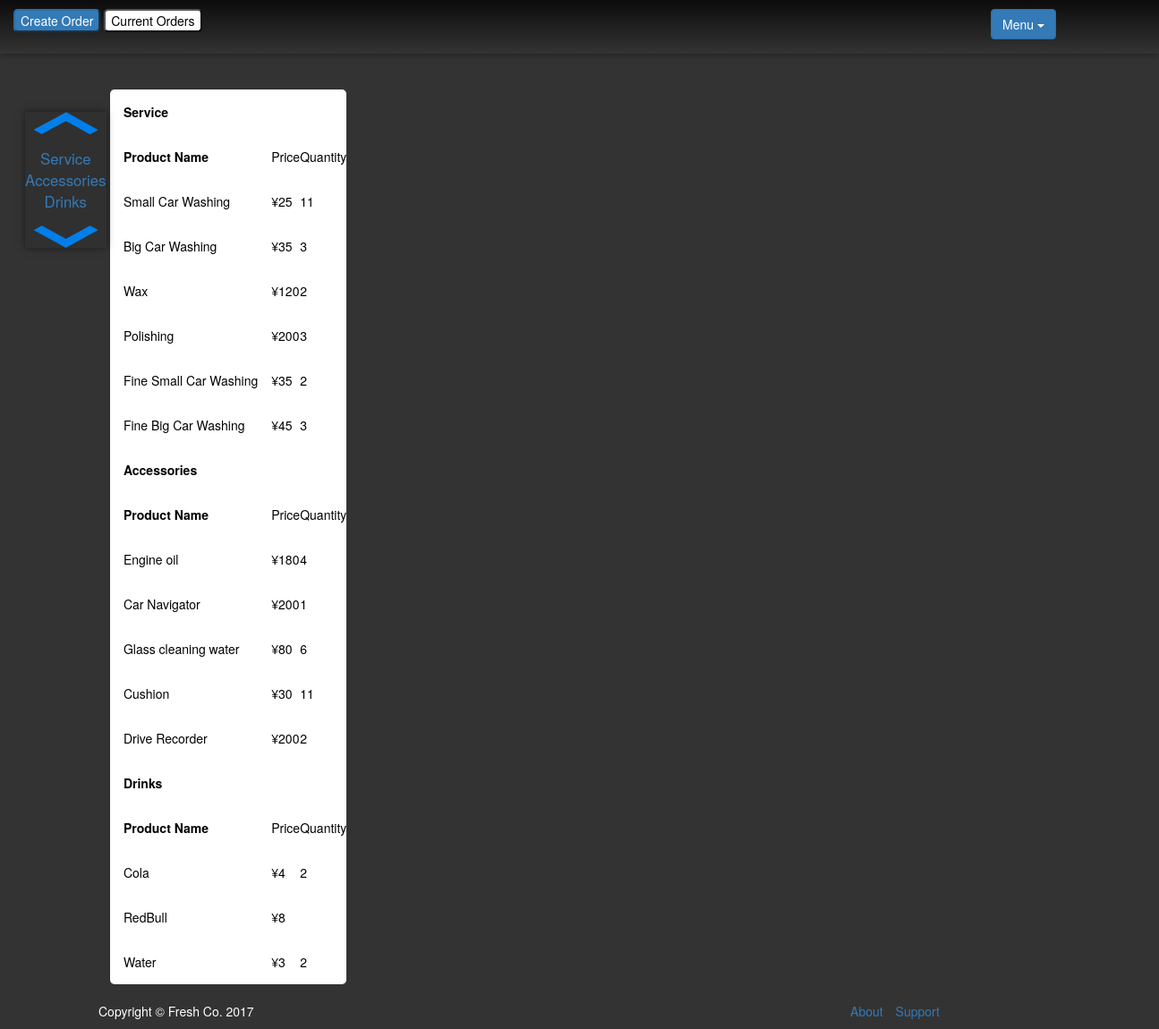
Screenshot of /admin/index.php?page=product&action=sold (signed in) with the database file from the repository.
### tables this page shows
CREATE TABLE IF NOT EXISTS `product_service` (
  `id` int(10) unsigned NOT NULL,
  `product_name` varchar(50) DEFAULT NULL,
  `Price` int(11) DEFAULT NULL,
  `type_id` int(11) DEFAULT NULL
);

### admin/inc/db.php (called while the page is built, shortened)
<?php
 class Mysql{
	function __construct(){
		$this->conn=$this->getConn();
	}
	function getConn(){
        $conn =  mysql_connect('localhost','root','0618') or die("Cannot connect to server".mysql_error());
        return $conn;
    }
	function fetch($result){
        $row = mysql_fetch_array($result);
        return $row;
    }
	function query($sql){
        $res = mysql_query($sql,$this->conn) or die(mysql_error());
		return $res;
	}
}
$mysql = new Mysql();
?>

### admin/product.php (the view, shortened to what this page needs)
<?php
if(isset($_GET['action'])){
	$action = $_GET['action'];
}else{
	$action = 'detail';
}
$sql_fcata = "select type_id,product_name from product_service where price IS NULL ORDER by type_id";
$result_fcata = $mysql->query($sql_fcata);
if($action == 'cata'){
?>
<div class="col-md-12 mainblocks">
	<div class='helptip' id='helptip' style="display:none;">
		<a class='label label-primary'>E</a> Edit /
		<a class='label label-danger'>X</a> Delete /
	</div>
	<table class ='table-stripped'>
		<thead>
			<th colspan='3'>Product catalogue:</th>
			<tr>
				<th>Catalogue ID</th>
				<th class='text-center'>Catalogue Name</th>
				<th class='text-right'>
					Operation <a href='javascript:void(0);' onclick="$('#helptip').toggle()" class="glyphicon glyphicon-question-sign icona"></a>
				</th>
			</tr>
		</thead>
		<tbody>
<?php
    while($row_fcata = $mysql->fetch($result_fcata)) {
        echo "<tr>
				<td>".$row_fcata['type_id']."</td>
				<td class='text-center'>".$row_fcata['product_name']." </td>
				<td class='text-right'>
					<a class='label label-primary' onclick=\"firm('Do you want to Edit this Product Type?','editCata{$row_fcata['type_id']}')\">E</a>
					<a class='label label-danger' onclick=\"firm('Do you want to Delete this Product Type and all of its sub product items?','deleteCata{$row_fcata['type_id']}')\">X</a>
				</td>
			</tr>";
		echo "<form action='index.php?page=product&action=new' method='post' id='editCata{$row_fcata['type_id']}'>
					<input type='hidden' name='origCataEdit' value='{$row_fcata['type_id']},{$row_fcata['product_name']}'/>
				</form>
				<form action='' method='post' id='deleteCata{$row_fcata['type_id']}'>
					<input type='hidden' name='origCataDel' value='{$row_fcata['type_id']}'/>
				</form>";
    }
?>
		</tbody>
	</table>
</div>
<?php
	if(isset($_POST['origCataDel'])){
			$sql_delproduct = "DELETE FROM product_service WHERE type_id = {$_POST['origCataDel']}";
			$mysql->query($sql_delproduct);
			echo "<script>window.location.href='index.php?page=product&action=cata';</script>";
		}
}else if($action == 'sold'){
	echo "<table class ='table-stripped'>";
	while($row_fcata = $mysql->fetch($result_fcata)) {
		$cata_id = $row_fcata['type_id'];
        $sql_finfo = "select id,s.product_name as product_name,s.price from product_service as s where s.type_id = ".$cata_id." and s.price IS NOT NULL;";
	    $result_finfo = $mysql->query($sql_finfo);
        echo "<th colspan='3' id=".$row_fcata['product_name'].">".$row_fcata['product_name']."</th>
				<tr>
					<td  class='text-centered'><b>Product Name</b></td>
					<td class='bold'>Price</td><td class='bold'>Quantity</td>
				</tr>";
		while($row_finfo = $mysql->fetch($result_finfo)) {
			echo "<tr>
					<td class='text-centered'>".$row_finfo['product_name']."</td>
					<td>&#165;".$row_finfo['price']." </td>";
            $productid = $row_finfo['id'];
            $sql_fquantity = "SELECT sum(quantity)as Quantity from order_product where product_id = ".$productid.";";
			$result_fquantity = $mysql->query($sql_fquantity);
  			while($row_fquantity = $mysql->fetch($result_fquantity)) {
		        echo "<td>".$row_fquantity['Quantity']."</td>
				</tr>";
		    }
	    }
    }echo "</table>";
}else if($action == 'new'){
	echo "<form action='submit.php' method='post'>
		<table>
			<th colspan='4'>
				<label>New Product&nbsp;<input type='radio' name='isCata' value='product' onclick='refresh()' checked>&nbsp; &nbsp;</label><label>&nbsp; &nbsp;
				New Product Category <input type='radio' name='isCata' value='cata' onclick='hideCata()'></label>
			</th>
		<script>
			function refresh(){
				window.location.href='index.php?page=product&action=new';
			}
			function hideCata(){
				var cata = document.getElementsByClassName('hideCata');
				document.getElementsByName('price')[0].required = false;
				for(var i = 0; i < cata.length;i++){
					cata[i].style.display = 'none';
				}
			}
		</script>";
	$sql_LastproductID = 'SELECT id FROM product_service ORDER BY id DESC LIMIT 1';
	$productId = $mysql->fetch($mysql->query($sql_LastproductID))[0]+1;
	echo"		<tr>
				<td class='bold' class='width-2'>Product ID</td>
				<td class='width-2'>
					<input type='number' name='origId' maxlength='6' value='$productId' disabled='disabled'/>
					<input type='hidden' name='cataId' value='$productId' />
				</td>
			</tr>
			<tr>
				<td class='bold'>Name<span class='req'> *</span></td>
				<td>
					<input type='text' maxlength='30' name='productName' required/>
				</td>
				<td class='bold'><span class='hideCata'>Product Type<span class='req'> *</span></span></td>
				<td class='width-4'><span class='hideCata'>
					<div style='margin-left:-200px;'><b>Catalogue:</b>
						<select name='productCata' class='width-6'>";
	$sql_productCata = "SELECT type_id,product_name FROM product_service WHERE price is NULL ORDER BY product_name";
	$result_productCata = $mysql->query($sql_productCata);
	$productCata = array();
		while($row = $mysql->fetch($result_productCata)) {
			echo "<option value={$row['type_id']}>{$row['product_name']}</option>";
			$productCata[$row['product_name']] = $row['type_id'];
		}
	echo"				</select>
					</div></span>
				</td>
			</tr>
			<tr>
				<td class='bold'><span class='hideCata'>Price<span class='req'> *</span></span></td>
				<td><span class='hideCata'>
					<label>&#165;&nbsp;</label><input type='number' min='0' max='999' name='price' required/>
				</span></td>
			</tr>
		</table>
		<div class='text-right'>
			<button class='submit' type='primary' name='submit'>Submit</button>
		</div>
	</form>";
	if(isset($_POST['origproductEdit'])){
		$origproduct = explode(',',$_POST['origproductEdit']);
		echo "<script>
				document.getElementsByName('isCata')[1].disabled = true;
				var productid = document.getElementsByName('origId')[0];
				document.getElementsByName('cataId')[0].disabled = true;
				productid.disabled=false;
				productid.value = {$origproduct[0]};
				productid.onchange = function(){
					productid.value = {$origproduct[0]};
				}
				document.getElementsByName('productName')[0].value = '{$origproduct[1]}';
				document.getElementsByName('price')[0].value = '{$origproduct[2]}';
				document.getElementsByName('productCata')[0].value = '{$productCata[$origproduct[3]]}';
			</script>";
	}else if(isset($_POST['origCataEdit'])){
		$origCata = explode(',',$_POST['origCataEdit']);
		echo "<script>
				hideCata();
				document.getElementsByName('isCata')[0].disabled = true;
				document.getElementsByName('isCata')[1].checked = true;
				var productid = document.getElementsByName('origId')[0];
				document.getElementsByName('cataId')[0].disabled = true;
				productid.disabled=false;
				productid.value = {$origCata[0]};
				productid.onchange = function(){
					productid.value = {$origCata[0]};
				};
				document.getElementsByName('productName')[0].value = '{$origCata[1]}';
			</script>";
	}
}else if($action== 'weekly'){
	$timeres = $mysql->fetch($mysql->query('select year(now()),week(now(),1)'));
	$weeknum = $timeres[1];
	$yearnum = $timeres[0];
	echo "<div class='my_show'>
			<form method='post' action='index.php?page=product&action=weekly'>
				Week:<input type='number' name='weeknum' id='weeknum' placeholder='Week' min='0' max='53' value='$weeknum'/>
				Year:<input type='number' name='yearnum' id='yearnum' placeholder='Year' min='2010' max='$yearnum' value='$yearnum'/>
				<button type='submit' value='OK' class='my_hidden'>OK</button>
			</form>";
	if(isset($_POST['weeknum'])&&$_POST['weeknum']!=''){$weeknum = inputCheck($_POST['weeknum']);}
	if(!empty($_POST['yearnum'])){$yearnum = inputCheck($_POST['yearnum']);}
	echo "<script>
			document.getElementById('weeknum').value = $weeknum;
			document.getElementById('yearnum').value = $yearnum;
		</script>";
	$sql_subdate = "select DATE_ADD('$yearnum-01-01',INTERVAL (7*$weeknum-WEEKDAY('$yearnum-01-01')) DAY) AS start, DATE_ADD(DATE_ADD('$yearnum-01-01',INTERVAL (7*$weeknum-WEEKDAY('$yearnum-01-01')) DAY),INTERVAL 5 DAY) AS end;";
	$subdate = $mysql->fetch($mysql->query($sql_subdate));
	echo "<table class ='table-stripped'>
			<th style='font-size:1.6em' class='text-centered' colspan='10'>Weekly's selling Product Diary: {$subdate['start']} to {$subdate['end']}</th>";
	while($row_fcata = $mysql->fetch($result_fcata)) {
		$cata_id = $row_fcata['type_id'];
        $sql_finfo = "SELECT id,s.product_name AS product_name,s.price FROM product_service AS s WHERE s.type_id = ".$cata_id." AND s.price IS NOT NULL;";
	    $result_finfo = $mysql->query($sql_finfo);
        echo "<tr id='{$row_fcata['product_name']}'>
				<td class='text-centered'><b style='font-size:1.2em;'>{$row_fcata['product_name']}</b></td>
				<td class='bold'>Price</td>
				<td class='bold'>Monday</td>
				<td class='bold'>Tuesday</td>
				<td class='bold'>Wednesday</td>
				<td class='bold'>Thursday</td>
				<td class='bold'>Friday</td>
				<td class='bold'>Saturday</td>
				<td class='bold'>Sunday</td>
				<td class='bold'>Quantity</td>
			</tr>";
		while($row_finfo = $mysql->fetch($result_finfo)) {
			echo "<tr>
					<td class='text-centered'>".$row_finfo['product_name']."</td>
					<td>&#165;".$row_finfo['price']." </td>
					<td id='1_{$row_finfo['id']}'></td>
					<td id='2_{$row_finfo['id']}'></td>
					<td id='3_{$row_finfo['id']}'></td>
					<td id='4_{$row_finfo['id']}'></td>
					<td id='5_{$row_finfo['id']}'></td>
					<td id='6_{$row_finfo['id']}'></td>
					<td id='7_{$row_finfo['id']}'></td>
					<td id='q_{$row_finfo['id']}'>0</td>
				</tr>";
	    }echo "<tr>
					<td class='text-centered'>TOTAL</td>
					<td></td>
					<td>&#165;<span id='1_c$cata_id'>0</span></td>
					<td>&#165;<span id='2_c$cata_id'>0</span></td>
					<td>&#165;<span id='3_c$cata_id'>0</span></td>
					<td>&#165;<span id='4_c$cata_id'>0</span></td>
					<td>&#165;<span id='5_c$cata_id'>0</span></td>
					<td>&#165;<span id='6_c$cata_id'>0</span></td>
					<td>&#165;<span id='7_c$cata_id'>0</span></td>
					<td id='q_c$cata_id'>0</td>
				</tr>
				<tr>
					<td class='text-centered'><b>Total Week: </b></td>
					<td><kbd>&#165;<span id='total_$cata_id'>0</span></kbd></td>
				<tr/>";
	}
	echo "<tr>
			<td class='fat'><b>AMOUNT TOTAL:&nbsp; &nbsp; <samp>&#165;<span id='total_all'>0</span></b></samp></td>
			<td></td>
			<td>&#165;<span id='day1'>0</span></td>
			<td>&#165;<span id='day2'>0</span></td>
			<td>&#165;<span id='day3'>0</span></td>
			<td>&#165;<span id='day4'>0</span></td>
			<td>&#165;<span id='day5'>0</span></td>
			<td>&#165;<span id='day6'>0</span></td>
			<td>&#165;<span id='day7'>0</span></td>
		  </tr>
		</table>
	</div>";
	for($dayweek=2;$dayweek<9;$dayweek++){
		$sql="select of.product_id,sum(quantity),sum(quantity)*fc.price,fc.type_id from order_product as of join product_service as fc ON of.product_id = fc.id where order_id in (select id from orders where week(date,1) = $weeknum and year(date)=$yearnum and DAYOFWEEK(date) = $dayweek) group by product_id";
		$res = $mysql->query($sql);
		$zhou = $dayweek - 1;
		while($row = $mysql->fetch($res)){
			echo "<script>
					changeQuan('{$zhou}_{$row[0]}',{$row[1]});
					addQuan('q_{$row[0]}',{$row[1]});
					addQuan('{$zhou}_c{$row[3]}',{$row[2]});
					addQuan('q_c{$row[3]}',{$row[1]});
					addQuan('total_{$row[3]}',{$row[2]});
					addQuan('total_all',{$row[2]});
					addQuan('day{$zhou}',{$row[2]});
				</script>";
		}
	}
}
?>

### admin/inc/header.php (shortened to what this page needs)
<!DOCTYPE html>
<html>
    <head>
		<link type="text/css" rel="stylesheet" href="../static/css/bootstrap.min.css"/>
		<link type="text/css" rel="stylesheet" href="../static/css/admin.css"/>
		<link href="../static/font-awesome/css/font-awesome.min.css" rel="stylesheet" type="text/css">
    </head>
    <body>

### admin/inc/nav.php (shortened to what this page needs)
<div class="tab_out">
          <table class="table-stripped">
        <tr><td class='text-centered' id='tab'>
		<nav>
			<div class="left-menu">
				<a href="index.php?page=create_order"><button class='btn-primary' type="button">Create Order</button></a>
				<a href="index.php?page=current_orders"><button type="button">Current Orders</button></a>
			</div>
			<div class="right-menu">
				<div class="nav dropdown">
				    <button class="btn btn-primary dropdown-toggle" type="button" data-toggle="dropdown">Menu
				    <span class="caret"></span></button>
				  </div>
			</div>
		</nav>
		</tr></td>
    </table>
</div>
<div class='col-xs-1'>
	<div class="left_tab">
		<a href='#'><img src='../static/img/icon/up.png'/></a><br/>
		<?php
		if ($page == 'create_order' || ($_GET['action']=='weekly') || $_GET['action']=='sold') {
			$sql_fcata = "SELECT product_name FROM product_service WHERE price IS NULL ORDER BY type_id";
			$res_fcata = $mysql->query($sql_fcata);
			while($row_fcata = $mysql->fetch($res_fcata)){
				echo "<a href=#".$row_fcata['product_name'].">".$row_fcata['product_name']."</a><br/>";
			}
		}
		?>
		<a href='#bottom'><img src='../static/img/icon/down.png'/></a>
	</div>
</div>
<div class='col-xs-10'>
         <dl class="container">
		<dd class="row clearfix">

### admin/index.php (shortened to what this page needs)
<?php
	require("inc/db.php");
	if (isset($_GET['page'])) {
		$page = $_GET['page'];
	} else {
		$page = 'default';
	}
	include("inc/header.php");
	include("inc/nav.php");
	if ($page == 'default') {
		include "orders_block.php";
	} else if ($page == 'product') {
		include "product.php";
	}else if ($page == 'customer') {
		include "customer.php";
	}else if ($page == 'current_orders') {
		include "orders_block.php";
	}else if ($page == 'create_order') {
		include "create_order.php";
	}else if($page == 'recharge'){
		include "recharge.php";
	}else if($page == 'payment'){
		include "payment.php";
	}else if($page == 'staff'){
		include "staff.php";
	}
	include("inc/footer.php");
?>

### admin/inc/footer.php
			</dd>
		</dl>
	</div>
	<footer>
        <div class="container">
            <div class="row">
                <div class="col-md-6">
                    <span class="copyright" id='bottom'>Copyright &copy; Fresh Co. 2017</span>
                </div>
                <div class="col-md-4">
                    <ul class="list-inline quicklinks text-right">
                        <li><a href="#">About</a>
                        </li>
                        <li><a href="#">Support</a>
                        </li>
                    </ul>
				</div>
            </div>
        </div>
    </footer>
	</body>
</html>

### static/css/admin.css (style rules this page uses)
table,input,select,button,.mainblocks { background:#fff; color: black; border-radius:5px; }
table tr td:first-child,table tr th:first-child { padding:15px; }
body { background-color: #333333; }
.container { color: #fff; margin-top: 40px; display: block; margin-right: 30px; }
.tab_out { position:relative; height: 60px; width:100%; top: 0px; }
#tab { padding-top: 10px; padding-bottom: 0px; box-shadow: 0px 0px 8px rgba(0,0,0,0.5); position: fixed; z-index: 1; height: 60px; width: 100%; background:#333333; background: -webkit-linear-gradient(top, rgb(12,12,12) 0%,#333333 100%); background: linear-gradient(top, rgb(12,12,12) 0%,#333333 100%); background: -moz-linear-gradient(top, rgb(12,12,12) 0%,#333333 100%); }
.left-menu { float: left; }
.right-menu { float: right; }
.nav.dropdown { margin-right: 100px; }
.left_tab { position: fixed; z-index:10; float:left; width:7%; background: rgba(0,0,0,0.05); margin-top: 5%; margin-left: 1%; text-align: center; box-shadow: 0px 0px 8px rgba(0,0,0,0.5); }
.left_tab a { text-decoration: none; font-size: 1.2em; text-align: center; }
.left_tab img { width: 80%; height: 40px; }

### rows the page displays
product_service: product_name "Service"
product_service: product_name "Accessories"
product_service: product_name "Drinks"
product_service: product_name "Small Car Washing", Price "25", Quantity "11"
product_service: product_name "Big Car Washing", Price "35", Quantity "3"
product_service: product_name "Wax", Price "120", Quantity "2"
product_service: product_name "Polishing", Price "200", Quantity "3"
product_service: product_name "Fine Small Car Washing", Price "35", Quantity "2"
product_service: product_name "Fine Big Car Washing", Price "45", Quantity "3"
product_service: product_name "Engine oil", Price "180", Quantity "4"
product_service: product_name "Car Navigator", Price "200", Quantity "1"
product_service: product_name "Glass cleaning water", Price "80", Quantity "6"
product_service: product_name "Cushion", Price "30", Quantity "11"
product_service: product_name "Drive Recorder", Price "200", Quantity "2"
product_service: product_name "Cola", Price "4", Quantity "2"
product_service: product_name "RedBull", Price "8"
product_service: product_name "Water", Price "3", Quantity "2"
